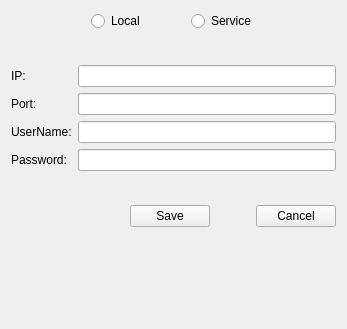
<?xml version="1.0" encoding="UTF-8"?>
<ui version="4.0">
 <class>ConfigSQLConnectInfo</class>
 <widget class="QWidget" name="ConfigSQLConnectInfo">
  <property name="geometry">
   <rect>
    <x>0</x>
    <y>0</y>
    <width>347</width>
    <height>329</height>
   </rect>
  </property>
  <property name="windowTitle">
   <string>Config</string>
  </property>
  <layout class="QVBoxLayout" name="verticalLayout">
   <item>
    <layout class="QHBoxLayout" name="horizontalLayout">
     <item>
      <spacer name="horizontalSpacer_2">
       <property name="orientation">
        <enum>Qt::Horizontal</enum>
       </property>
       <property name="sizeHint" stdset="0">
        <size>
         <width>40</width>
         <height>20</height>
        </size>
       </property>
      </spacer>
     </item>
     <item>
      <widget class="QRadioButton" name="m_pLocalSQL">
       <property name="text">
        <string>Local</string>
       </property>
      </widget>
     </item>
     <item>
      <spacer name="horizontalSpacer">
       <property name="orientation">
        <enum>Qt::Horizontal</enum>
       </property>
       <property name="sizeType">
        <enum>QSizePolicy::Fixed</enum>
       </property>
       <property name="sizeHint" stdset="0">
        <size>
         <width>40</width>
         <height>20</height>
        </size>
       </property>
      </spacer>
     </item>
     <item>
      <widget class="QRadioButton" name="m_pServerSQL">
       <property name="text">
        <string>Service</string>
       </property>
      </widget>
     </item>
     <item>
      <spacer name="horizontalSpacer_3">
       <property name="orientation">
        <enum>Qt::Horizontal</enum>
       </property>
       <property name="sizeHint" stdset="0">
        <size>
         <width>40</width>
         <height>20</height>
        </size>
       </property>
      </spacer>
     </item>
    </layout>
   </item>
   <item>
    <spacer name="verticalSpacer">
     <property name="orientation">
      <enum>Qt::Vertical</enum>
     </property>
     <property name="sizeType">
      <enum>QSizePolicy::Fixed</enum>
     </property>
     <property name="sizeHint" stdset="0">
      <size>
       <width>20</width>
       <height>28</height>
      </size>
     </property>
    </spacer>
   </item>
   <item>
    <layout class="QGridLayout" name="gridLayout">
     <item row="0" column="0">
      <widget class="QLabel" name="label">
       <property name="text">
        <string>IP:</string>
       </property>
      </widget>
     </item>
     <item row="0" column="1">
      <widget class="DSGUI::DSLineEdit" name="m_pLineEditIP"/>
     </item>
     <item row="1" column="0">
      <widget class="QLabel" name="label_4">
       <property name="text">
        <string>Port:</string>
       </property>
      </widget>
     </item>
     <item row="1" column="1">
      <widget class="DSGUI::DSLineEdit" name="m_pLineEditPort">
       <property name="text">
        <string/>
       </property>
      </widget>
     </item>
     <item row="2" column="0">
      <widget class="QLabel" name="label_2">
       <property name="text">
        <string>UserName:</string>
       </property>
      </widget>
     </item>
     <item row="2" column="1">
      <widget class="DSGUI::DSLineEdit" name="m_pLineEditUserName"/>
     </item>
     <item row="3" column="0">
      <widget class="QLabel" name="label_3">
       <property name="text">
        <string>Password:</string>
       </property>
      </widget>
     </item>
     <item row="3" column="1">
      <widget class="DSGUI::DSLineEdit" name="m_pLineEditPassword"/>
     </item>
    </layout>
   </item>
   <item>
    <spacer name="verticalSpacer_3">
     <property name="orientation">
      <enum>Qt::Vertical</enum>
     </property>
     <property name="sizeType">
      <enum>QSizePolicy::Fixed</enum>
     </property>
     <property name="sizeHint" stdset="0">
      <size>
       <width>20</width>
       <height>28</height>
      </size>
     </property>
    </spacer>
   </item>
   <item>
    <layout class="QHBoxLayout" name="horizontalLayout_2">
     <item>
      <spacer name="horizontalSpacer_5">
       <property name="orientation">
        <enum>Qt::Horizontal</enum>
       </property>
       <property name="sizeHint" stdset="0">
        <size>
         <width>40</width>
         <height>20</height>
        </size>
       </property>
      </spacer>
     </item>
     <item>
      <widget class="DSGUI::DSPushButton" name="m_btnSave">
       <property name="text">
        <string>Save</string>
       </property>
      </widget>
     </item>
     <item>
      <spacer name="horizontalSpacer_4">
       <property name="orientation">
        <enum>Qt::Horizontal</enum>
       </property>
       <property name="sizeType">
        <enum>QSizePolicy::Fixed</enum>
       </property>
       <property name="sizeHint" stdset="0">
        <size>
         <width>40</width>
         <height>20</height>
        </size>
       </property>
      </spacer>
     </item>
     <item>
      <widget class="DSGUI::DSPushButton" name="m_btnCancel">
       <property name="text">
        <string>Cancel</string>
       </property>
      </widget>
     </item>
    </layout>
   </item>
   <item>
    <spacer name="verticalSpacer_2">
     <property name="orientation">
      <enum>Qt::Vertical</enum>
     </property>
     <property name="sizeHint" stdset="0">
      <size>
       <width>20</width>
       <height>73</height>
      </size>
     </property>
    </spacer>
   </item>
  </layout>
 </widget>
 <customwidgets>
  <customwidget>
   <class>DSGUI::DSPushButton</class>
   <extends>QPushButton</extends>
   <header>PushButton/PushButton.h</header>
  </customwidget>
  <customwidget>
   <class>DSGUI::DSLineEdit</class>
   <extends>QLineEdit</extends>
   <header>LineEdit/LineEdit.h</header>
  </customwidget>
 </customwidgets>
 <resources/>
 <connections/>
</ui>
